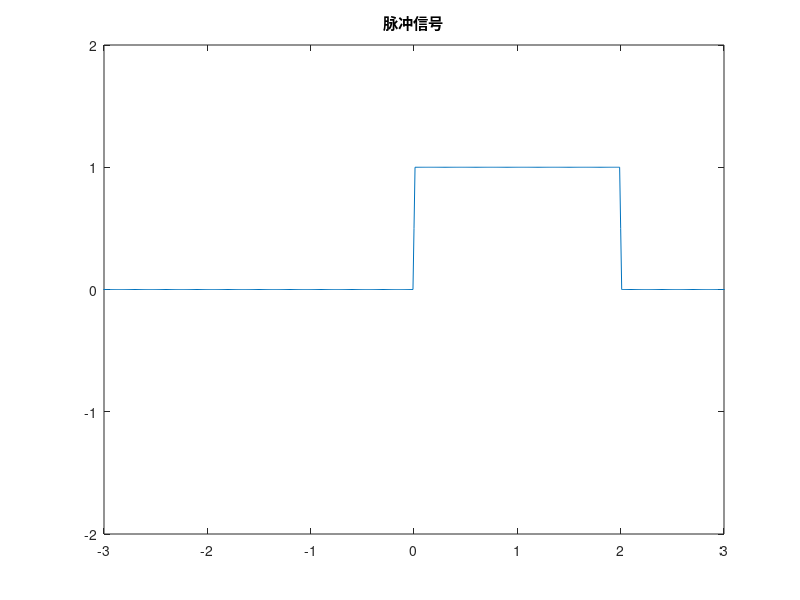

This figure's MATLAB source:
clc
clear all

t = -5:0.01:5;
f_sign = sign(t);
f_u = 1/2*f_sign + 1/2;
f_sign2 = sign(t-2);
f_u2 = 1/2*f_sign2 + 1/2;
f_wave = f_u - f_u2;
plot(t,f_wave);
axis([-3,3,-2,2]);
title('脉冲信号');
